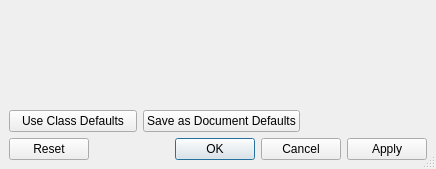
<?xml version="1.0" encoding="UTF-8"?>
<ui version="4.0">
 <class>DocumentUi</class>
 <widget class="QDialog" name="DocumentUi">
  <property name="geometry">
   <rect>
    <x>0</x>
    <y>0</y>
    <width>436</width>
    <height>169</height>
   </rect>
  </property>
  <property name="sizePolicy">
   <sizepolicy hsizetype="Minimum" vsizetype="Minimum">
    <horstretch>0</horstretch>
    <verstretch>0</verstretch>
   </sizepolicy>
  </property>
  <property name="windowTitle">
   <string/>
  </property>
  <property name="sizeGripEnabled">
   <bool>true</bool>
  </property>
  <layout class="QGridLayout">
   <property name="leftMargin">
    <number>9</number>
   </property>
   <property name="topMargin">
    <number>9</number>
   </property>
   <property name="rightMargin">
    <number>9</number>
   </property>
   <property name="bottomMargin">
    <number>9</number>
   </property>
   <property name="spacing">
    <number>6</number>
   </property>
   <item row="2" column="0">
    <layout class="QHBoxLayout">
     <property name="spacing">
      <number>6</number>
     </property>
     <property name="leftMargin">
      <number>0</number>
     </property>
     <property name="topMargin">
      <number>0</number>
     </property>
     <property name="rightMargin">
      <number>0</number>
     </property>
     <property name="bottomMargin">
      <number>0</number>
     </property>
     <item>
      <widget class="QDialogButtonBox" name="buttonBox">
       <property name="standardButtons">
        <set>QDialogButtonBox::Apply|QDialogButtonBox::Cancel|QDialogButtonBox::Ok|QDialogButtonBox::Reset</set>
       </property>
      </widget>
     </item>
    </layout>
   </item>
   <item row="1" column="0">
    <layout class="QHBoxLayout">
     <property name="spacing">
      <number>6</number>
     </property>
     <property name="leftMargin">
      <number>0</number>
     </property>
     <property name="topMargin">
      <number>0</number>
     </property>
     <property name="rightMargin">
      <number>0</number>
     </property>
     <property name="bottomMargin">
      <number>0</number>
     </property>
     <item>
      <widget class="QPushButton" name="defaultPB">
       <property name="sizePolicy">
        <sizepolicy hsizetype="MinimumExpanding" vsizetype="Fixed">
         <horstretch>0</horstretch>
         <verstretch>0</verstretch>
        </sizepolicy>
       </property>
       <property name="toolTip">
        <string>Reset to the default settings for the document class</string>
       </property>
       <property name="text">
        <string>Use Class Defaults</string>
       </property>
      </widget>
     </item>
     <item>
      <widget class="QPushButton" name="savePB">
       <property name="sizePolicy">
        <sizepolicy hsizetype="MinimumExpanding" vsizetype="Fixed">
         <horstretch>0</horstretch>
         <verstretch>0</verstretch>
        </sizepolicy>
       </property>
       <property name="toolTip">
        <string>Save settings as defaults for new documents</string>
       </property>
       <property name="text">
        <string>Save as Document Defaults</string>
       </property>
      </widget>
     </item>
     <item>
      <spacer>
       <property name="orientation">
        <enum>Qt::Horizontal</enum>
       </property>
       <property name="sizeType">
        <enum>QSizePolicy::Expanding</enum>
       </property>
       <property name="sizeHint" stdset="0">
        <size>
         <width>20</width>
         <height>20</height>
        </size>
       </property>
      </spacer>
     </item>
    </layout>
   </item>
   <item row="0" column="0">
    <widget class="lyx::frontend::PanelStack" name="docPS" native="true"/>
   </item>
  </layout>
 </widget>
 <customwidgets>
  <customwidget>
   <class>lyx::frontend::PanelStack</class>
   <extends>QWidget</extends>
   <header>PanelStack.h</header>
   <container>1</container>
  </customwidget>
 </customwidgets>
 <tabstops>
  <tabstop>docPS</tabstop>
  <tabstop>defaultPB</tabstop>
  <tabstop>savePB</tabstop>
 </tabstops>
 <includes>
  <include location="local">qt_i18n.h</include>
 </includes>
 <resources/>
 <connections/>
</ui>
